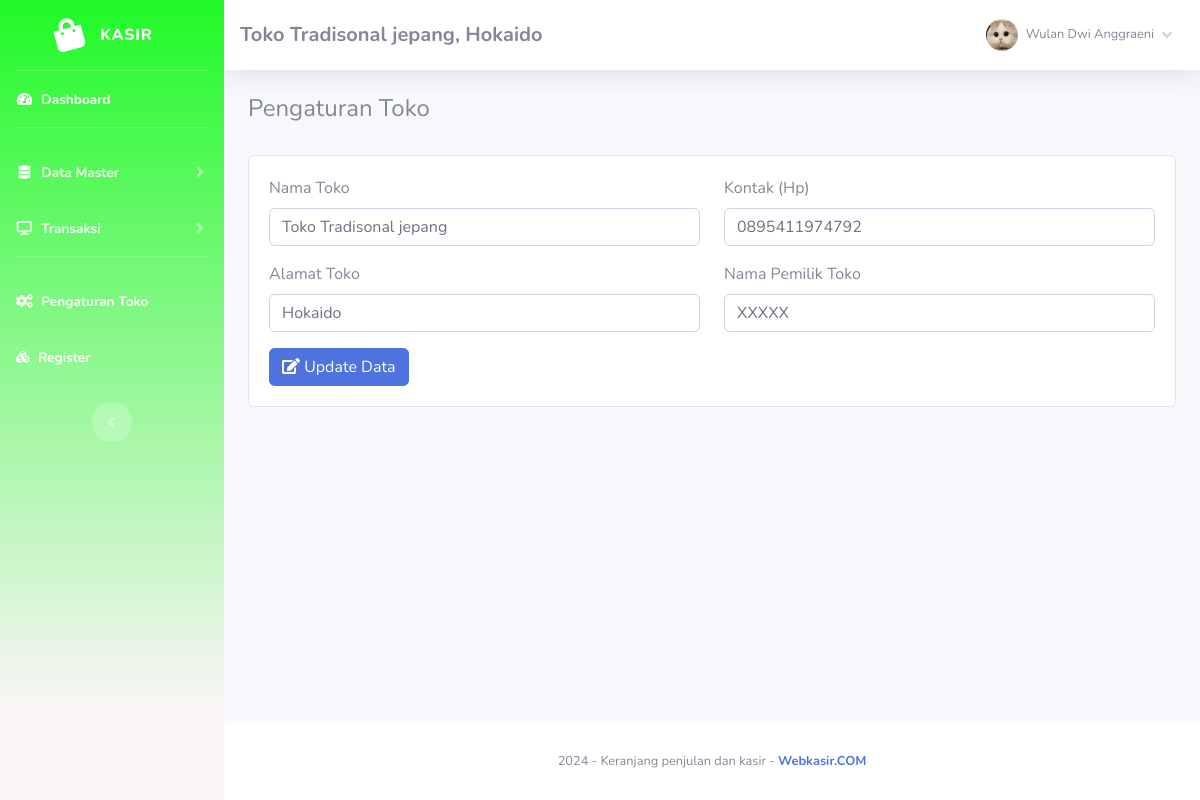
/index.php?page=pengaturan (signed in), run on the app's committed database.
### tables this page shows
CREATE TABLE `toko` (
  `id_toko` int(11) NOT NULL,
  `nama_toko` varchar(255) NOT NULL,
  `alamat_toko` text NOT NULL,
  `tlp` varchar(255) NOT NULL,
  `nama_pemilik` varchar(255) NOT NULL
);

CREATE TABLE `member` (
  `id_member` int(11) NOT NULL,
  `nm_member` varchar(255) DEFAULT NULL,
  `alamat_member` text DEFAULT NULL,
  `telepon` varchar(255) DEFAULT NULL,
  `email` varchar(255) DEFAULT NULL,
  `gambar` text DEFAULT NULL,
  `NIK` text DEFAULT NULL,
  `status` enum('1','2') NOT NULL,
  `user` varchar(255) NOT NULL,
  `pass` varchar(255) NOT NULL
);

### fungsi/view/view.php (called while the page is built, shortened)
<?php
class view
{
    protected $db;
    public function __construct($db)
    {
        $this->db = $db;
    }
    public function member_edit($id)
    {
        $sql = "SELECT * FROM member WHERE id_member=?";
        $row = $this->db->prepare($sql);
        $row->execute(array($id));
        $hasil = $row->fetch();
        return $hasil;
    }
    public function toko()
    {
        $sql = "select*from toko where id_toko='1'";
        $row = $this->db->prepare($sql);
        $row->execute();
        $hasil = $row->fetch();
        return $hasil;
    }
}

### admin/module/pengaturan/index.php (the view, shortened to what this page needs)
<h4>Pengaturan Toko</h4>
<br>
<div class="card">
	<div class="card-body">
		<form method="post" action="fungsi/edit/edit.php?pengaturan=ubah">
			<div class="row">
				<div class="col-md 6">
					<div class="form-group">
						<label for="">Nama Toko</label>
						<input class="form-control" name="namatoko" value="<?php echo $toko['nama_toko'];?>"
									placeholder="Nama Toko">
					</div>
					<div class="form-group">
						<label for="">Alamat Toko</label>
						<input class="form-control" name="alamat" value="<?php echo $toko['alamat_toko'];?>"
									placeholder="Alamat Toko">
					</div>
				</div>
				<div class="col-md 6">
					<div class="form-group">
						<label for="">Kontak (Hp)</label>
						<input class="form-control" name="kontak" value="<?php echo $toko['tlp'];?>"
									placeholder="Kontak (Hp)">
					</div>
					<div class="form-group">
						<label for="">Nama Pemilik Toko</label>
						<input class="form-control" name="pemilik" value="<?php echo $toko['nama_pemilik'];?>"
									placeholder="Nama Pemilik Toko">
					</div>
				</div>
			</div>
			<button id="tombol-simpan" class="btn btn-primary"><i class="fas fa-edit"></i> Update Data</button>
		</form>
	</div>
</div>

### admin/template/sidebar.php (shortened to what this page needs)
<?php
    $id = $_SESSION['admin']['id_member'];
    $hasil_profil = $lihat -> member_edit($id);
?>
<ul class="navbar-nav sidebar sidebar-dark accordion" style="background: rgb(249,245,245);
background: linear-gradient(0deg, rgba(249,245,245,1) 12%, rgba(32,250,39,1) 100%);" id="accordionSidebar">
    <a class="sidebar-brand d-flex align-items-center justify-content-center" href="index.php">
        <div class="sidebar-brand-icon rotate-n-15">
        <i class="fa fa-shopping-bag" aria-hidden="true"></i>
        </div>
        <div class="sidebar-brand-text mx-3">Kasir<sup></sup></div>
    </a>
    <hr class="sidebar-divider my-0">
    <li class="nav-item active">
        <a class="nav-link" href="index.php">
            <i class="fas fa-fw fa-tachometer-alt"></i>
            <span>Dashboard</span></a>
    </li>
    <hr class="sidebar-divider">
    <li class="nav-item active">
        <a class="nav-link collapsed" href="#" data-toggle="collapse" data-target="#collapseTwo" aria-expanded="true"
            aria-controls="collapseTwo">
            <i class="fas fa-fw fa-database"></i>
            <span>Data Master</span>
        </a>
    </li>
    <li class="nav-item active">
        <a class="nav-link collapsed" href="#" data-toggle="collapse" data-target="#collapse3" aria-expanded="true"
            aria-controls="collapse3">
            <i class="fas fa-fw fa-desktop"></i>
            <span>Transaksi</span>
        </a>
    </li>
    <hr class="sidebar-divider">
    <li class="nav-item active">
        <a class="nav-link" href="index.php?page=pengaturan">
            <i class="fas fa-fw fa-cogs"></i>
            <span>Pengaturan Toko</span></a>
    </li>
    <li class="nav-item active">
        <a class="nav-link" href="register.php">
        <i class="fa fa-cubes" aria-hidden="true"></i>
            <span>Register</span></a>
    </li>
    <hr class="sidebar-divider d-none d-md-block">
    <div class="text-center d-none d-md-inline">
        <button class="rounded-circle border-0" id="sidebarToggle"></button>
    </div>
</ul>
<div id="content-wrapper" class="d-flex flex-column">
    <div id="content">
        <nav class="navbar navbar-expand navbar-light bg-white topbar mb-4 static-top shadow">
            <h5 class="d-lg-block d-none mt-2"><b><?php echo $toko['nama_toko'];?>, <?php echo $toko['alamat_toko'];?></b></h5>
            <ul class="navbar-nav ml-auto">
                <li class="nav-item dropdown no-arrow">
                    <a class="nav-link dropdown-toggle" href="#" id="userDropdown" role="button" data-toggle="dropdown"
                        aria-haspopup="true" aria-expanded="false">
                        <img class="img-profile rounded-circle"
                            src="assets/img/user/<?php echo $hasil_profil['gambar'];?>">
                        <span
                            class="mr-2 d-none d-lg-inline text-gray-600 small ml-2"><?php echo $hasil_profil['nm_member'];?></span>
                        <i class="fas fa-angle-down"></i>
                    </a>
                </li>
            </ul>
        </nav>
        <div class="container-fluid">

### data on the page
toko: nama_toko "Toko Tradisonal jepang", alamat_toko "Hokaido", namatoko "Toko Tradisonal jepang", alamat "Hokaido", kontak "0895411974792", pemilik "XXXXX"
member: gambar (picture), nm_member "Wulan Dwi Anggraeni"
